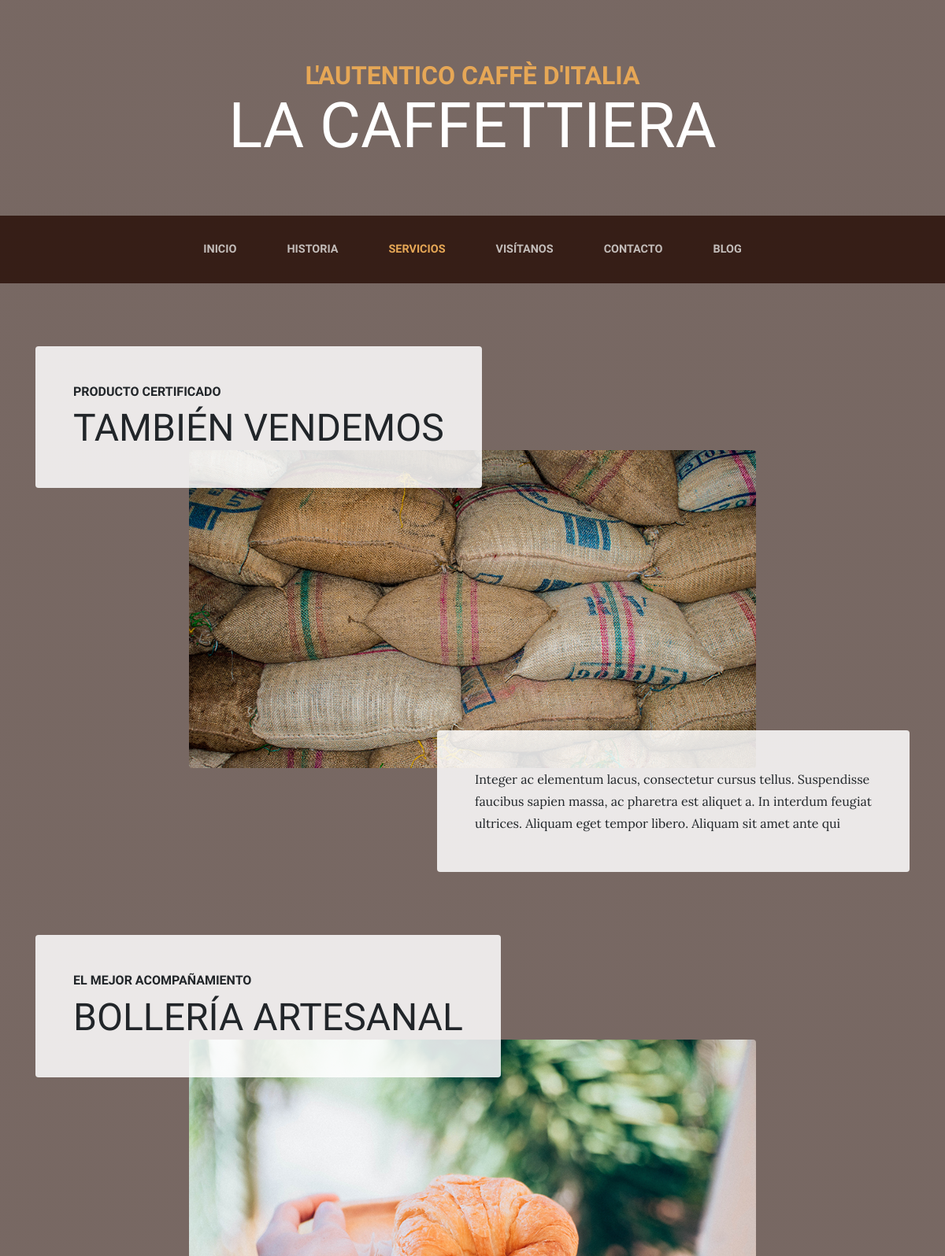
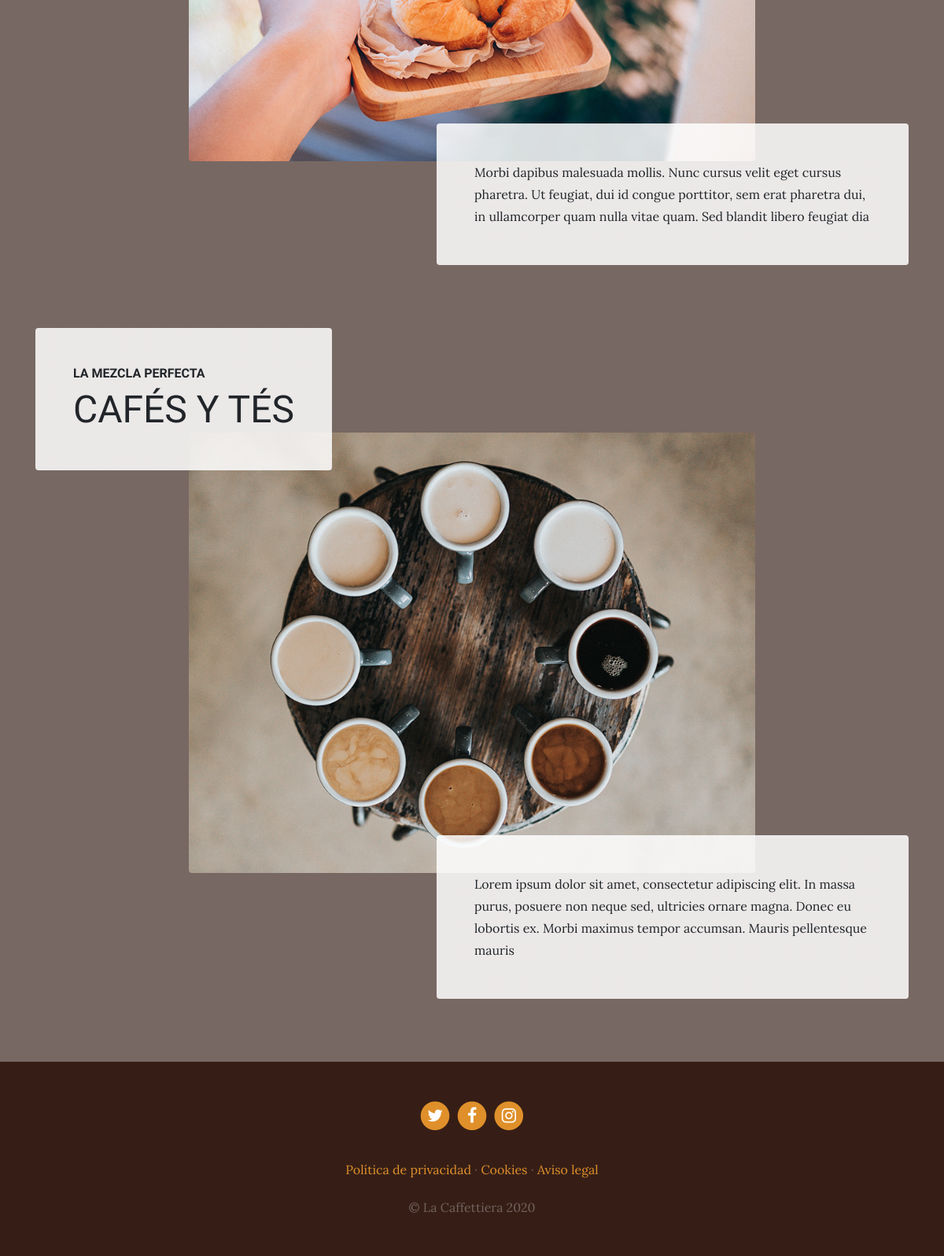
Page /services/ on the committed database (2 pictures, top to bottom).
### services/models.py (models this page shows, shortened)
class Service(models.Model):
    title = models.CharField(max_length=200, verbose_name='Título')
    subtitle = models.CharField(max_length=200, verbose_name='Subtítulo')
    content = models.TextField(max_length=200, verbose_name='Contenido')
    image = models.ImageField(verbose_name='Imagen', upload_to='services')
    created = models.DateTimeField(auto_now_add=True, verbose_name='Fecha de creación')
    updated = models.DateTimeField(auto_now=True, verbose_name='Fecha de actualización')
    class Meta:
        verbose_name = "Servicio"
        verbose_name_plural = "Servicios"
        ordering = ['-created']

### pages/models.py (models this page shows, shortened)
class Page(Model):
    title = CharField(verbose_name="Título", max_length=200)
    content = RichTextField(verbose_name='Contenido')
    ordering = SmallIntegerField(verbose_name='Orden', default=0)
    created = DateTimeField(auto_now_add=True, verbose_name='Fecha de creación')
    updated = DateTimeField(auto_now=True, verbose_name='Fecha de actualización')
    class Meta:
        verbose_name = "página"
        verbose_name_plural = "páginas"
        ordering = ['ordering','title']

### services/views.py (the view)
# urls.py: path('services/', include('services.urls')),
def services(request):
    services = Service.objects.all()
    return render(request, "services/services.html", {'services':services})

### pages/templatetags/pages_extras.py (called while the page is built)
@register.simple_tag
def get_pages_list():
    pages = Page.objects.all()
    return pages

### social/processor.py (called while the page is built)
def contexto_propio(request):
    context = {}
    for link in Link.objects.all():
        context[link.key] = link.url
    return context

### services/templates/services/services.html (shortened to what this page needs)
{% extends 'core/base.html' %}
{% load static %}
{% block content %}
  {% for service in services %}
    <section class="page-section">
      <div class="container">
        <div class="product-item">
          <div class="product-item-title d-flex">
            <div class="bg-faded p-5 d-flex mr-auto rounded">
              <h2 class="section-heading mb-0">
                <span class="section-heading-upper">{{service.subtitle}}</span>
                <span class="section-heading-lower">{{service.title}}</span>
              </h2>
            </div>
          </div>
          <img class="product-item-img mx-auto d-flex rounded img-fluid mb-3 mb-lg-0" src="{{service.image.url}}" alt="">
          <div class="product-item-description d-flex ml-auto">
            <div class="bg-faded p-5 rounded">
              <p class="mb-0">{{service.content}}</p>
            </div>
          </div>
        </div>
      </div>
    </section>
  {% endfor %}
{% endblock %}

### core/templates/core/footer.html
{% load pages_extras %}
<footer class="footer text-faded text-center py-5">
    <div class="container">
      <p class="m-0">
        {% if LINK_TWITTER %}
          <a href="{{LINK_TWITTER}}" class="link">
            <span class="fa-stack fa-lg">
              <i class="fa fa-circle fa-stack-2x"></i>
              <i class="fa fa-twitter fa-stack-1x fa-inverse"></i>
            </span>
          </a>
        {% endif %}
        {% if LINK_FACEBOOK %}
          <a href="{{LINK_FACEBOOK}}" class="link">
            <span class="fa-stack fa-lg">
              <i class="fa fa-circle fa-stack-2x"></i>
              <i class="fa fa-facebook fa-stack-1x fa-inverse"></i>
            </span>
          </a>
        {% endif %}
        {% if LINK_INSTAGRAM %}
          <a href="{{LINK_INSTAGRAM}}" class="link">
            <span class="fa-stack fa-lg">
              <i class="fa fa-circle fa-stack-2x"></i>
              <i class="fa fa-instagram fa-stack-1x fa-inverse"></i>
            </span>
          </a>
        {% endif %}
      </p>
      <p class="m-0 mbt">
        {% get_pages_list as page_list %}
          {% for page in page_list %}
            <a href="{% url 'page' page.id page.title|slugify %}"class="link">{{page.title}}</a> {% if not forloop.last %}·{% endif %}
          {% endfor %}
      </p>
      <p class="m-0 mbt1">&copy; La Caffettiera 2020</p>
    </div>
  </footer>

### core/static/core/css/business-casual.css (style rules this page uses)
body { font-family: 'Lora'; background: linear-gradient(rgba(47, 23, 15, 0.65), rgba(47, 23, 15, 0.65)), url("../img/bg.jpg"); background-attachment: fixed; background-position: center; background-size: cover; }
h1, h2, h3, h4, h5, h6 { font-family: 'Raleway'; }
p { line-height: 1.75; }
.text-faded { color: rgba(255, 255, 255, 0.3); }
.page-section { margin-top: 5rem; margin-bottom: 5rem; }
.section-heading { text-transform: uppercase; }
.section-heading .section-heading-upper { display: block; font-size: 1rem; font-weight: 800; padding-bottom:.5rem; }
.section-heading .section-heading-lower { display: block; font-size: 3rem; font-weight: 100; }
.bg-faded { background-color: rgba(255, 255, 255, 0.85); }
@media (min-width: 992px) { .product-item .product-item-title { position: relative; z-index: 1; margin-bottom: -3rem; } }
@media (min-width: 992px) { .product-item .product-item-img { position: relative; z-index: 0; max-width: 60vw; } }
@media (min-width: 992px) { .product-item .product-item-description { position: relative; z-index: 1; margin-top: -3rem; max-width: 50vw; } }
.footer { background-color: rgba(47, 23, 15, 0.9); }
.mbt { padding-top: 2rem; }
.mbt1 { padding-top: 1.25rem; }
a.link { color: #df902a; }

### rows in the picture
Service: subtitle "PRODUCTO CERTIFICADO", title "TAMBIÉN VENDEMOS", image (picture), content "Integer ac elementum lacus, consectetur cursus tellus. Suspendisse faucibus sapien massa, ac pharetra est aliquet a. In interdum feugiat ultrices. Aliquam eget tempor libero. Aliquam sit amet ante qui"
Service: subtitle "EL MEJOR ACOMPAÑAMIENTO", title "BOLLERÍA ARTESANAL", image (picture), content "Morbi dapibus malesuada mollis. Nunc cursus velit eget cursus pharetra. Ut feugiat, dui id congue porttitor, sem erat pharetra dui, in ullamcorper quam nulla vitae quam. Sed blandit libero feugiat dia"
Service: subtitle "LA MEZCLA PERFECTA", title "CAFÉS Y TÉS", image (picture), content "Lorem ipsum dolor sit amet, consectetur adipiscing elit. In massa purus, posuere non neque sed, ultricies ornare magna. Donec eu lobortis ex. Morbi maximus tempor accumsan. Mauris pellentesque mauris"
Page: title "Política de privacidad"
Page: title "Cookies"
Page: title "Aviso legal"
